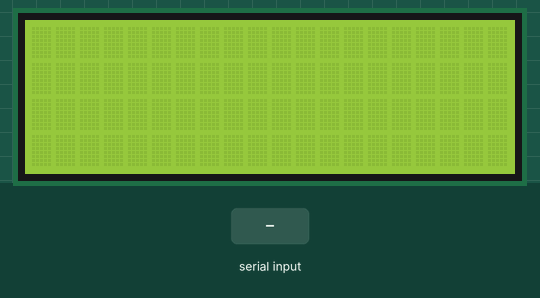
A sketch run on a simulated Arduino Uno, built with avr-gcc and run on an emulated ATmega328P. Shown: 20×4 character LCD. Inputs (shaded band) come from the test bench. What the sketch prints to the serial monitor is not drawn.

Above: at 1.2 s.
1.3 s: "1\n" received over Serial
At 2.1 s:
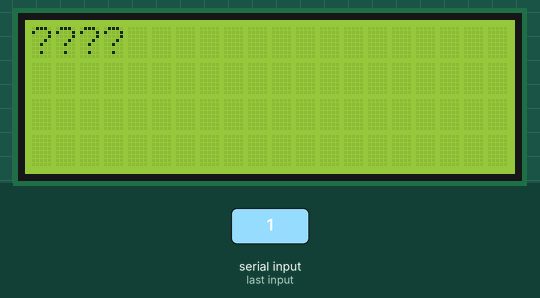
2.8 s: "0\n" received over Serial
At 3.2 s:
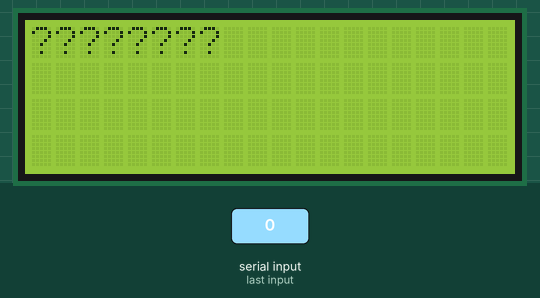
4.3 s: "2\n" received over Serial
At 5.5 s:
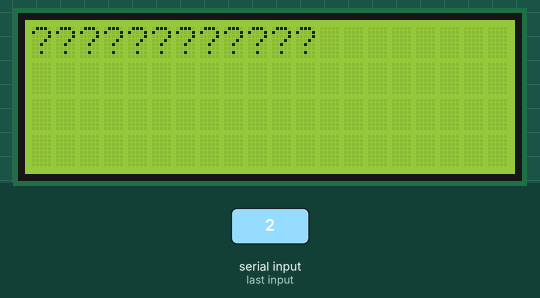
5.8 s: "1\n" received over Serial
At 6.7 s:
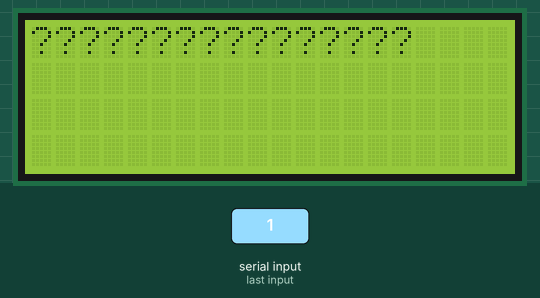
7.3 s: "0\n" received over Serial
At 7.9 s:
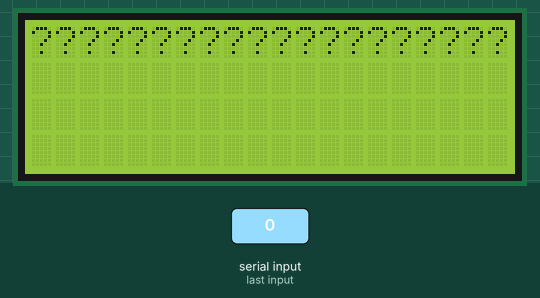
8.8 s: "2\n" received over Serial
At 10.2 s:
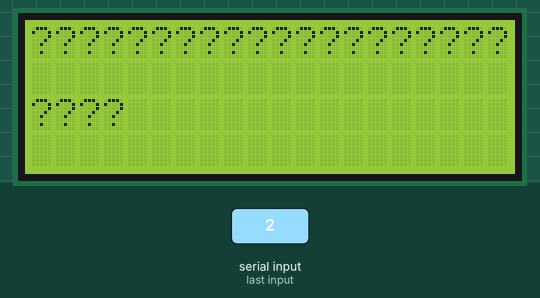
Timing chart, 0 to 11.3 s (numbered marks = the images above; inputs shaded):
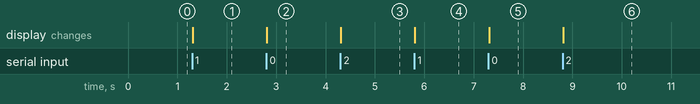

The sketch:

EXP012_QnA.ino
```cpp
//--------------------------init--------------------------
#include <LiquidCrystal.h>
int rs = 13, en = 12, d4 = 14, d5 = 27, d6 = 26, d7 = 25;
LiquidCrystal lcd(rs, en, d4, d5, d6, d7);

char color[5] = "red";
//--------------------------------------------------------


//--------------------------main--------------------------
void setup() {
  lcd.begin(20, 4);
  Serial.begin(9600);
}

boolean q = true;
void loop() {
  if(q){
    Serial.write('\n');
    Serial.print("What color do you like?");
    q = false;
  }

  if(Serial.available()){
    delay(10);
    boolean is_ans = true;

    for(int i = 0; i < 3; i++){
      char rcv_data = Serial.read();
      if(color[i] != rcv_data) is_ans = false;
      }

    if(is_ans) lcd.print("red");
    else lcd.print("????");

    while(Serial.available())
      Serial.read();
    q = true;
  }

}
```

Measured:
- after the input at 1.3 s, the display: changes at once (image 1)
- after the input at 2.8 s, the display: changes at once (image 2)
- after the input at 4.3 s, the display: changes at once (image 3)
- after the input at 5.8 s, the display: changes at once (image 4)
- after the input at 7.3 s, the display: changes at once (image 5)
- after the input at 8.8 s, the display: changes at once (image 6)
